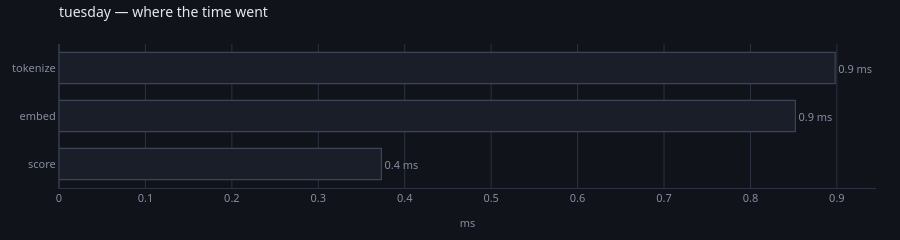

Source (notebook cell):
### Code cell
spent(store, run="tuesday")

### Figure 1 — Plotly figure (JSON) as saved in the notebook; plotly's stock layout.template omitted (floating-point values rounded to 4 significant figures)
{"data": [{"cliponaxis": false, "customdata": [[40, 0, 0.009325, "here"], [40, 0, 0.0213, "here"], [40, 0, 0.02245, "here"]], "hovertemplate": "<b>%{y}</b><br>%{x:.1f} ms in total<br>%{customdata[0]} runs, %{customdata[1]} read back<br>%{customdata[2]:.2f} ms each<br>%{customdata[3]}<extra></extra>", "marker": {"color": ["#1a1e28", "#1a1e28", "#1a1e28"], "line": {"color": ["#3d4459", "#3d4459", "#3d4459"], "width": 1.2}}, "orientation": "h", "text": ["0.4 ms", "0.9 ms", "0.9 ms"], "textfont": {"color": "#868ea3", "size": 11}, "textposition": "outside", "type": "bar", "x": [0.373, 0.852, 0.898], "y": ["score", "embed", "tokenize"]}], "layout": {"bargap": 0.35, "font": {"color": "#e7e9ef", "family": "system-ui, -apple-system, Segoe UI, Roboto, sans-serif", "size": 12}, "height": 212, "hoverlabel": {"align": "left", "bgcolor": "#1a1e28", "bordercolor": "#2c3242", "font": {"color": "#e7e9ef", "family": "system-ui, -apple-system, Segoe UI, Roboto, sans-serif"}}, "legend": {"bgcolor": "rgba(0,0,0,0)", "font": {"color": "#868ea3"}, "orientation": "h", "x": 1, "xanchor": "right", "y": 1.02, "yanchor": "bottom"}, "margin": {"b": 44, "l": 56, "r": 24, "t": 44}, "paper_bgcolor": "#101319", "plot_bgcolor": "#101319", "showlegend": false, "title": {"font": {"size": 14}, "text": "tuesday — where the time went", "x": 0, "xanchor": "left", "xref": "paper", "y": 0.97, "yanchor": "top"}, "xaxis": {"gridcolor": "#2c3242", "linecolor": "#2c3242", "tickfont": {"color": "#868ea3", "size": 11}, "title": {"font": {"color": "#868ea3", "size": 11}, "text": "ms"}, "zerolinecolor": "#2c3242"}, "yaxis": {"automargin": true, "gridcolor": "#2c3242", "linecolor": "#2c3242", "showgrid": false, "tickfont": {"color": "#868ea3", "size": 11}, "title": {"font": {"color": "#868ea3", "size": 11}}, "zerolinecolor": "#2c3242"}}}
